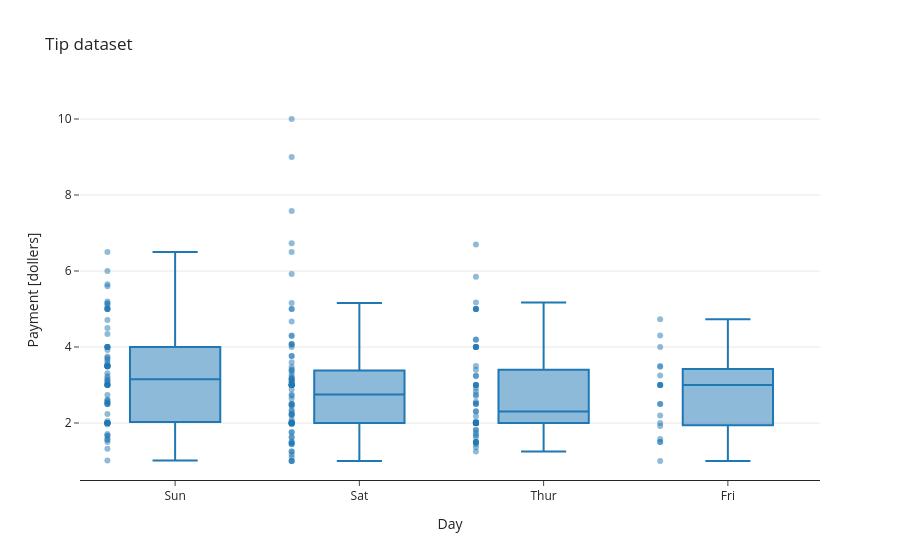

Here is the notebook cell this chart was saved with:
### Code cell
# Traceを作成
trace = go.Box(
    y=df['tip'],    # y軸に使用する変数（y軸に量的変数を指定している点に注意）
    x=df['day'],    # x軸に使用する変数
    boxpoints='all',
    jitter=0.,
    marker={'opacity': 0.5}
)

# Layoutを作成
layout = go.Layout(
    template=template,
    title='Tip dataset',
    xaxis={'title': 'Day'},
    yaxis={'title': 'Payment [dollers]'}
)

# Figureを作成
figure = go.Figure(trace, layout)

figure

### Figure 1 — Plotly figure (JSON) as saved in the notebook; plotly's stock layout.template omitted (floating-point values rounded to 4 significant figures; data arrays with more than 128 entries replaced by an {"elided": "..."} marker saying what was removed)
{"data": [{"boxpoints": "all", "jitter": 0, "marker": {"opacity": 0.5}, "type": "box", "x": {"elided": "244 str values"}, "y": {"elided": "244 float values"}}], "layout": {"title": {"text": "Tip dataset"}, "xaxis": {"title": {"text": "Day"}}, "yaxis": {"title": {"text": "Payment [dollers]"}}}}
